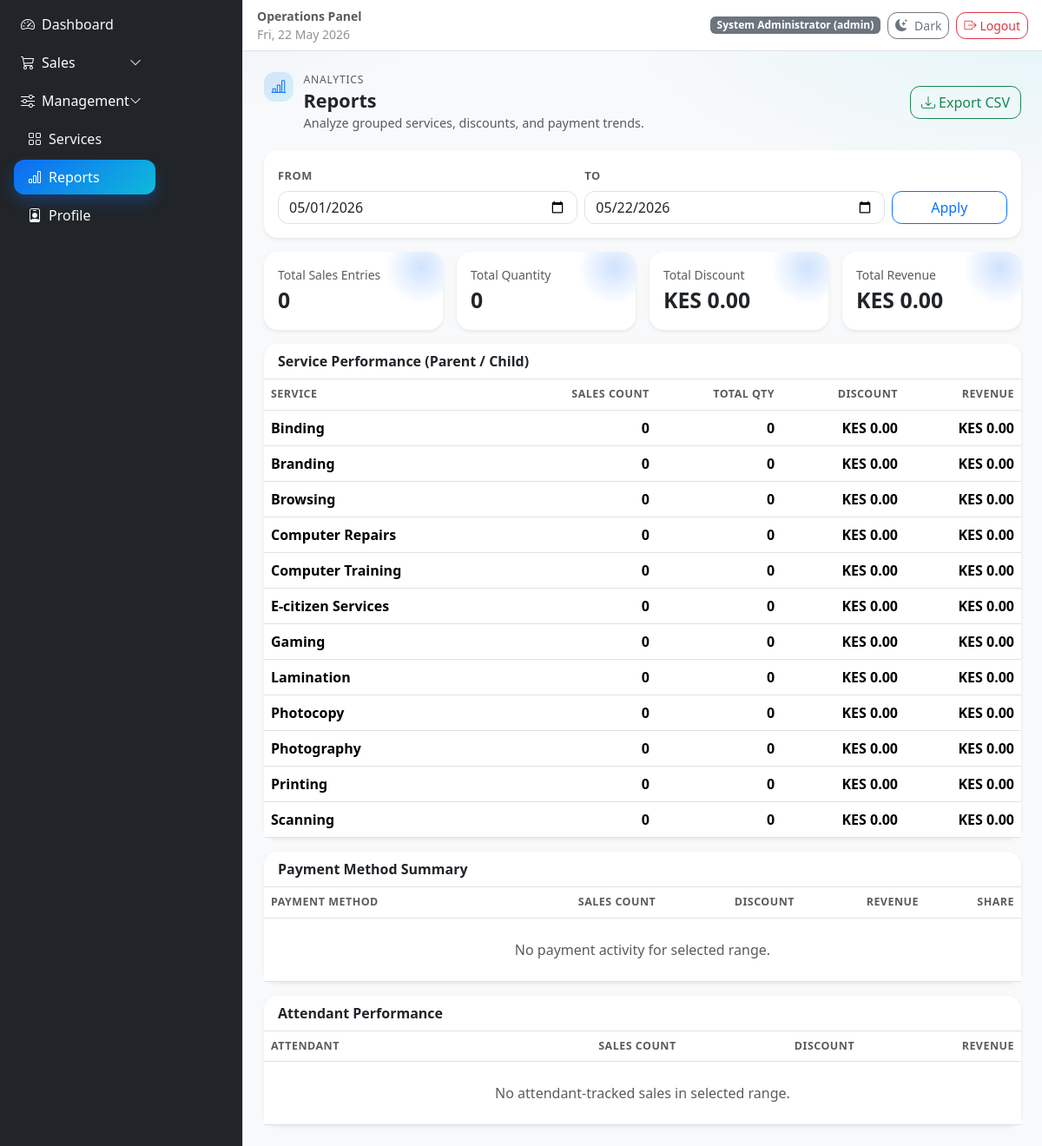
/reports.php (signed in), run on the app's committed database.
### tables this page shows
CREATE TABLE IF NOT EXISTS users (
    id INT AUTO_INCREMENT PRIMARY KEY,
    username VARCHAR(60) NOT NULL UNIQUE,
    password_hash VARCHAR(255) NOT NULL,
    role ENUM('admin', 'attendant') NOT NULL DEFAULT 'attendant',
    is_active TINYINT(1) NOT NULL DEFAULT 1,
    created_at TIMESTAMP DEFAULT CURRENT_TIMESTAMP
);

CREATE TABLE IF NOT EXISTS settings (
    id INT AUTO_INCREMENT PRIMARY KEY,
    business_name VARCHAR(150) NOT NULL DEFAULT 'Shakesbeard CYBER',
    currency_symbol VARCHAR(10) NOT NULL DEFAULT 'KES',
    updated_at TIMESTAMP DEFAULT CURRENT_TIMESTAMP ON UPDATE CURRENT_TIMESTAMP
);

CREATE TABLE IF NOT EXISTS services (
    id INT AUTO_INCREMENT PRIMARY KEY,
    name VARCHAR(120) NOT NULL UNIQUE,
    parent_id INT NULL,
    default_price DECIMAL(10,2) NOT NULL DEFAULT 0.00,
    is_active TINYINT(1) NOT NULL DEFAULT 1,
    created_at TIMESTAMP DEFAULT CURRENT_TIMESTAMP,
    CONSTRAINT fk_services_parent FOREIGN KEY (parent_id) REFERENCES services(id) ON DELETE SET NULL,
    INDEX idx_services_parent (parent_id)
);

### reports.php (the view, shortened to what the rows shown need)
<?php
require __DIR__ . '/includes/db.php';
require __DIR__ . '/includes/functions.php';
require __DIR__ . '/includes/auth.php';
$currentUser = current_user();
$settings = get_settings($mysqli);
$from = trim((string) ($_GET['from'] ?? date('Y-m-01')));
$to = trim((string) ($_GET['to'] ?? date('Y-m-d')));
$sql = 'SELECT sv.id,
               sv.name AS service_name,
               p.id AS parent_service_id,
               p.name AS parent_service_name,
               COUNT(s.id) AS sales_count,
               COALESCE(SUM(s.quantity), 0) AS total_quantity,
               COALESCE(SUM(s.discount_amount), 0) AS total_discount,
               COALESCE(SUM(s.total_amount), 0) AS total_amount
        FROM services sv
        LEFT JOIN services p ON p.id = sv.parent_id
        LEFT JOIN sales s
            ON s.service_id = sv.id
           AND s.sale_date BETWEEN ? AND ?
        GROUP BY sv.id, sv.name, p.id, p.name
        ORDER BY COALESCE(p.name, sv.name), sv.parent_id IS NOT NULL, sv.name';
$stmt = $mysqli->prepare($sql);
$stmt->bind_param('ss', $from, $to);
$stmt->execute();
$result = $stmt->get_result();
$rows = $result->fetch_all(MYSQLI_ASSOC);
$grouped = [];
$grandDiscount = 0.0;
$grandAmount = 0.0;
foreach ($rows as $row) {
    $parentKey = $row['parent_service_id'] !== null ? (string) $row['parent_service_id'] : 'root_' . $row['id'];
    $parentName = $row['parent_service_name'] ?: $row['service_name'];
    if (!isset($grouped[$parentKey])) {
        $grouped[$parentKey] = [
            'parent_name' => $parentName,
            'sales_count' => 0,
            'total_quantity' => 0,
            'total_discount' => 0.0,
            'total_amount' => 0.0,
            'children' => [],
        ];
    }
    $salesCount = (int) $row['sales_count'];
    $totalQuantity = (int) $row['total_quantity'];
    $totalDiscount = (float) $row['total_discount'];
    $totalAmount = (float) $row['total_amount'];
    $grouped[$parentKey]['sales_count'] += $salesCount;
    $grouped[$parentKey]['total_quantity'] += $totalQuantity;
    $grouped[$parentKey]['total_discount'] += $totalDiscount;
    $grouped[$parentKey]['total_amount'] += $totalAmount;
    $grandDiscount += $totalDiscount;
    $grandAmount += $totalAmount;
}
require __DIR__ . '/includes/header.php';
?>
<section class="page-head">
    <div class="page-title-wrap">
        <div>
            <h1 class="page-title">Reports</h1>
        </div>
    </div>
</section>
<div class="row g-3 mb-3">
    <div class="col-md-3">
        <div class="card metric-card shadow-sm">
            <div class="card-body">
                <div class="text-muted small">Total Discount</div>
                <div class="metric-value"><?= format_money($grandDiscount, $settings['currency_symbol']) ?></div>
            </div>
        </div>
    </div>
    <div class="col-md-3">
        <div class="card metric-card shadow-sm">
            <div class="card-body">
                <div class="text-muted small">Total Revenue</div>
                <div class="metric-value"><?= format_money($grandAmount, $settings['currency_symbol']) ?></div>
            </div>
        </div>
    </div>
</div>
<div class="card shadow-sm mb-3">
    <div class="table-responsive">
        <table class="table table-hover mb-0">
            <thead>
            <tr>
                <th>Service</th>
                <th class="text-end">Sales Count</th>
                <th class="text-end">Total Qty</th>
                <th class="text-end">Discount</th>
                <th class="text-end">Revenue</th>
            </tr>
            </thead>
            <tbody>
            <?php if ($grouped === []): ?>
                <tr>
                    <td colspan="5" class="text-center text-muted py-4">No report data for selected range.</td>
                </tr>
            <?php else: ?>
                <?php foreach ($grouped as $group): ?>
                    <tr class="table-primary-subtle">
                        <td><strong><?= e($group['parent_name']) ?></strong></td>
                        <td class="text-end"><strong><?= e((string) $group['sales_count']) ?></strong></td>
                        <td class="text-end"><strong><?= e((string) $group['total_quantity']) ?></strong></td>
                        <td class="text-end"><strong><?= format_money((float) $group['total_discount'], $settings['currency_symbol']) ?></strong></td>
                        <td class="text-end"><strong><?= format_money((float) $group['total_amount'], $settings['currency_symbol']) ?></strong></td>
                    </tr>
                <?php endforeach; ?>
            <?php endif; ?>
            </tbody>
        </table>
    </div>
</div>
<div class="card shadow-sm">
    <div class="table-responsive">
        <table class="table table-hover mb-0">
            <thead>
            <tr>
                <th>Payment Method</th>
                <th class="text-end">Sales Count</th>
                <th class="text-end">Discount</th>
                <th class="text-end">Revenue</th>
                <th class="text-end">Share</th>
            </tr>
            </thead>
        </table>
    </div>
</div>
<div class="card shadow-sm mt-3">
    <div class="table-responsive">
        <table class="table table-hover mb-0">
            <thead>
            <tr>
                <th>Attendant</th>
                <th class="text-end">Sales Count</th>
                <th class="text-end">Discount</th>
                <th class="text-end">Revenue</th>
            </tr>
            </thead>
        </table>
    </div>
</div>
<?php require __DIR__ . '/includes/footer.php'; ?>

### includes/header.php (shortened to what the rows shown need)
<?php
$userRole = $currentUser['role'] ?? 'attendant';
?>
<!doctype html>
<html lang="en">
<head>
    <link href="https://cdn.jsdelivr.net/npm/bootstrap@5.3.3/dist/css/bootstrap.min.css" rel="stylesheet">
    <link href="https://cdn.jsdelivr.net/npm/bootstrap-icons@1.11.3/font/bootstrap-icons.min.css" rel="stylesheet">
    <link rel="stylesheet" href="assets/style.css">
</head>
<body class="bg-body-tertiary">
<div class="d-flex min-vh-100">
    <div class="flex-grow-1 d-flex flex-column min-vh-100">
        <header class="navbar bg-body border-bottom px-3">
            <div class="d-flex align-items-center gap-2">
                <span class="badge text-bg-secondary"><?= e($currentUser['full_name'] !== '' ? $currentUser['full_name'] : $currentUser['username']) ?> (<?= e($userRole) ?>)</span>
                <button type="button" class="btn btn-sm btn-outline-secondary d-inline-flex align-items-center gap-2" id="themeToggle">
                    <i class="bi bi-moon-stars-fill"></i>
                    <span id="themeToggleLabel">Dark</span>
                </button>
                <a href="logout.php" class="btn btn-sm btn-outline-danger"><i class="bi bi-box-arrow-right me-1"></i>Logout</a>
            </div>
        </header>
        <main class="container-fluid py-4 px-3 px-lg-4">

### data on the page
users: username "admin"
settings: currency_symbol "KES 0.00"
services: name "Binding", sales_count "0", total_quantity "0", currency_symbol "KES 0.00"
services: name "Branding", sales_count "0", total_quantity "0", currency_symbol "KES 0.00"
services: name "Browsing", sales_count "0", total_quantity "0", currency_symbol "KES 0.00"
services: name "Computer Repairs", sales_count "0", total_quantity "0", currency_symbol "KES 0.00"
services: name "Computer Training", sales_count "0", total_quantity "0", currency_symbol "KES 0.00"
services: name "E-citizen Services", sales_count "0", total_quantity "0", currency_symbol "KES 0.00"
services: name "Gaming", sales_count "0", total_quantity "0", currency_symbol "KES 0.00"
services: name "Lamination", sales_count "0", total_quantity "0", currency_symbol "KES 0.00"
services: name "Photocopy", sales_count "0", total_quantity "0", currency_symbol "KES 0.00"
services: name "Photography", sales_count "0", total_quantity "0", currency_symbol "KES 0.00"
services: name "Printing", sales_count "0", total_quantity "0", currency_symbol "KES 0.00"
services: name "Scanning", sales_count "0", total_quantity "0", currency_symbol "KES 0.00"

### other printed values
$grandSalesCount "0"
$grandQuantity "0"
